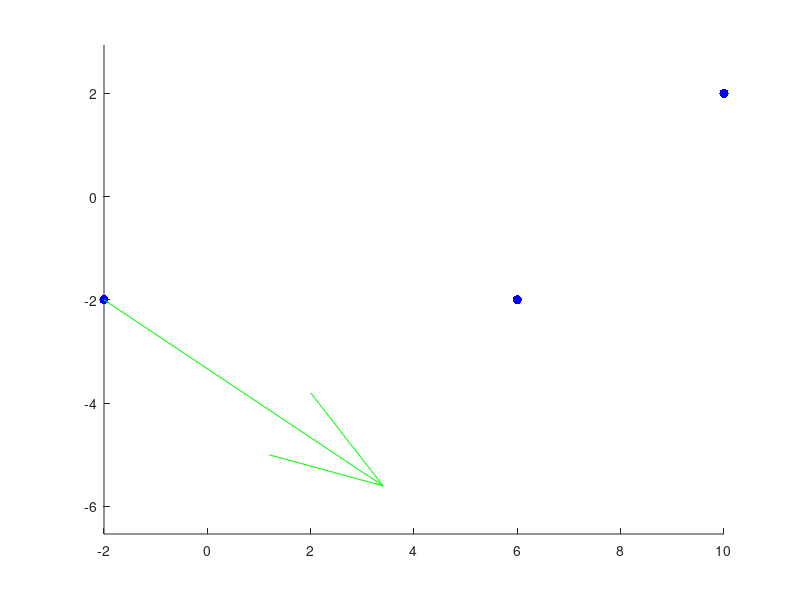

Write MATLAB code to recreate this figure. (Note: this script raises an error after producing the figure.)
clear;
hold on; axis equal;
Px=[-2 6 10];Py=[-2 -2 2]; Vektor=[6 -4];
t0=0;t1=1;t2=1.5;
plot(Px,Py,'b.','MarkerSize',20);
quiver(Px(1),Py(1),Vektor(1),Vektor(2),'g','MarkerSize',3);
syms a0 a1 a2 a3 t;
syms b0 b1 b2 b3 t;
ex(t)=a3*t^3+a2*t^2+a1*t+a0;
ey(t)=b3*t^3+b2*t^2+b1*t+b0;
dx(t)=diff(ex,t);
dy(t)=diff(ey,t);
e1=[ex(t0)==Px(1)...
    ex(t1)==Px(2)...
    ex(t2)==Px(3)...
    dx(t0)==Vektor(1)];
e2=[ey(t0)==Py(1)...
    ey(t1)==Py(2)...
    ey(t2)==Py(3)...
    dy(t0)==Vektor(2)];
mx=solve(e1,[a0 a1 a2 a3]);
my=solve(e2,[b0 b1 b2 b3]);
x(t)=subs(ex,[a0 a1 a2 a3],[mx.a0,mx.a1,mx.a2,mx.a3]);
y(t)=subs(ey,[b0 b1 b2 b3],[my.b0,my.b1,my.b2,my.b3]);
fplot(x,y,[t0 t2],'r','LineWidth',3);